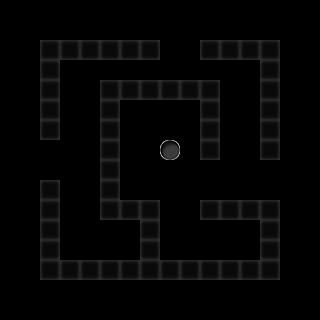

Rendered tile map (Tiled .tmx) drawn with the repository's tilesets; below, a short description and the map source with its tile grids summarised:
An orthogonal 16x16 tile map with 20x20 px tiles, 2 tile layers (blackTile, hole2), 1 hidden layer not drawn, 3 tilesets.

<map version="1.0" orientation="orthogonal" renderorder="right-down" width="16" height="16" tilewidth="20" tileheight="20" nextobjectid="1">
 <tileset firstgid="1" name="blackTile" tilewidth="20" tileheight="20">
  <image source="blackTile.png" width="20" height="20" />
 </tileset>
 <tileset firstgid="2" name="bg" tilewidth="320" tileheight="320">
  <image source="bg.jpg" width="320" height="320" />
 </tileset>
 <tileset firstgid="3" name="hole2" tilewidth="20" tileheight="20">
  <image source="hole2.png" width="20" height="20" />
 </tileset>
 <layer name="bg" width="16" height="16" visible="0">
  <data>[256 cells, 1 non-empty, 1 distinct tile ids]</data>
 </layer>
 <layer name="blackTile" width="16" height="16">
  <data>[256 cells, 60 non-empty, 1 distinct tile ids]</data>
 </layer>
 <layer name="hole2" width="16" height="16">
  <data>[256 cells, 1 non-empty, 1 distinct tile ids]</data>
 </layer>
</map>